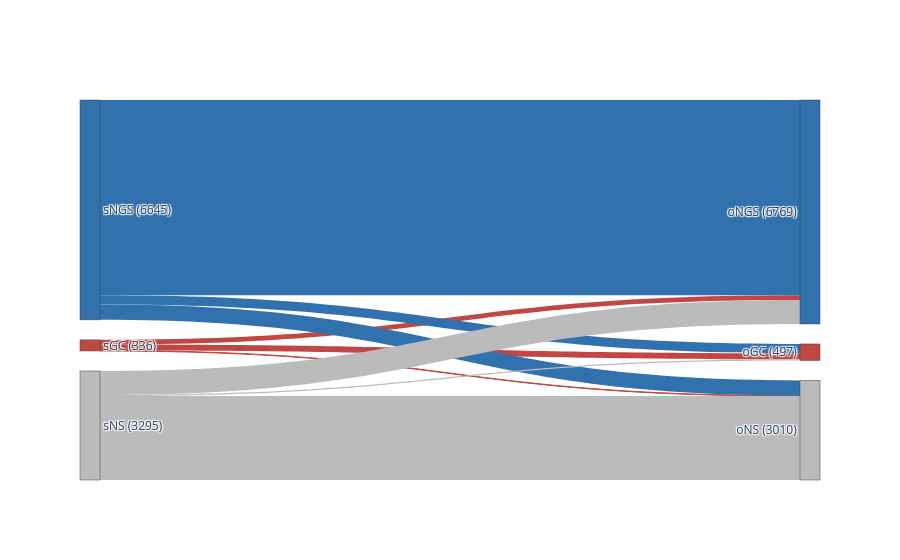

The cell this chart's notebook holds for it:
### Code cell
import pandas as pd
import plotly.graph_objects as go

# Color map for left nodes (standard)
color_map_left = {
    'sGC': '#c04744',   # GC color
    'sNGS': '#3171ae',  # NGS color
    'sNS': '#bbbbbb'    # NS color (gray)
}
# Color map for right nodes (optimal)
color_map_right = {
    'oGC': '#c04744',
    'oNGS': '#3171ae',
    'oNS': '#bbbbbb'
}

# Ensure unique_id exists in both DataFrames
if 'unique_id' not in all_using_standard.columns:
    all_using_standard['unique_id'] = all_using_standard.apply(lambda row: f"{row['mouse']}_{row['day']}_{row['cluster_id']}", axis=1)
if 'unique_id' not in all_using_optimal.columns:
    all_using_optimal['unique_id'] = all_using_optimal.apply(lambda row: f"{row['mouse']}_{row['day']}_{row['cluster_id']}", axis=1)

# Merge to get transitions for cells present in both
merged = pd.merge(
    all_using_standard[['unique_id', 'cell_classification']],
    all_using_optimal[['unique_id', 'cell_classification']],
    on='unique_id',
    suffixes=('_standard', '_optimal')
)

# Define node labels
left_nodes = ['sGC', 'sNGS', 'sNS']
right_nodes = ['oGC', 'oNGS', 'oNS']
labels = left_nodes + right_nodes

# Assign node colors in order
node_colors = [color_map_left[n] for n in left_nodes] + [color_map_right[n] for n in right_nodes]

# Map node names to indices
left_map = {name: i for i, name in enumerate(left_nodes)}
right_map = {name: i + len(left_nodes) for i, name in enumerate(right_nodes)}

# Count transitions
transitions = merged.groupby(['cell_classification_standard', 'cell_classification_optimal']).size().reset_index(name='count')

# Build source, target, value lists
sources = transitions['cell_classification_standard'].map(left_map)
targets = transitions['cell_classification_optimal'].map(right_map)
values = transitions['count']

# Optional: color links by source node color
link_colors = [color_map_left[src] for src in transitions['cell_classification_standard']]

# Add node counts to labels
left_counts = merged['cell_classification_standard'].value_counts().reindex(left_nodes, fill_value=0)
right_counts = merged['cell_classification_optimal'].value_counts().reindex(right_nodes, fill_value=0)
labels_with_counts = [f"{n}\n({left_counts[n]})" for n in left_nodes] + [f"{n}\n({right_counts[n]})" for n in right_nodes]

# Create Sankey diagram
fig = go.Figure(go.Sankey(
    node=dict(label=labels_with_counts, pad=20, thickness=20, color=node_colors),
    link=dict(source=sources, target=targets, value=values, color=link_colors)
))
fig.show()
fig.write_image("/Users/harryclark/Documents/spatial-manifolds/scripts/figures/figure_2_predictive_coding/standard_to_optimal_shifting_sankey.pdf")

### Figure 1 — Plotly figure (JSON) as saved in the notebook; plotly's stock layout.template omitted (floating-point values rounded to 4 significant figures)
{"data": [{"link": {"color": ["#c04744", "#c04744", "#c04744", "#3171ae", "#3171ae", "#3171ae", "#bbbbbb", "#bbbbbb", "#bbbbbb"], "source": [0, 0, 0, 1, 1, 1, 2, 2, 2], "target": [3, 4, 5, 3, 4, 5, 3, 4, 5], "value": [182, 140, 14, 282, 5902, 461, 33, 727, 2535]}, "node": {"color": ["#c04744", "#3171ae", "#bbbbbb", "#c04744", "#3171ae", "#bbbbbb"], "label": ["sGC\n(336)", "sNGS\n(6645)", "sNS\n(3295)", "oGC\n(497)", "oNGS\n(6769)", "oNS\n(3010)"], "pad": 20, "thickness": 20}, "type": "sankey"}], "layout": {}}
